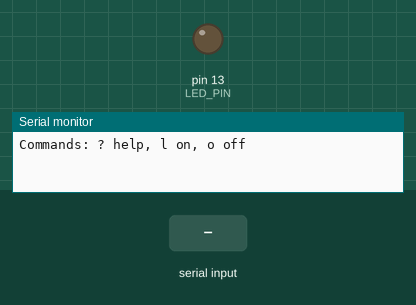
Bench run of a sketch on a simulated Arduino Uno, built with avr-gcc and run on an emulated ATmega328P. Shown: output pins drawn as LEDs (lit = HIGH), the last lines printed to the serial monitor. The test bench sets the inputs (shaded band).

Above: at 1.2 s.
1.3 s: "l" received over Serial
At 1.7 s:
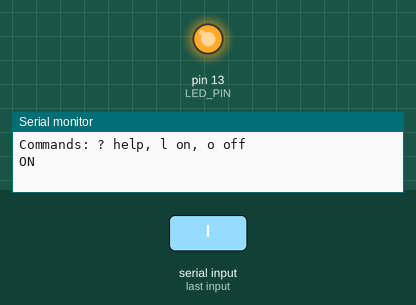
4.3 s: "o" received over Serial
At 5.2 s:
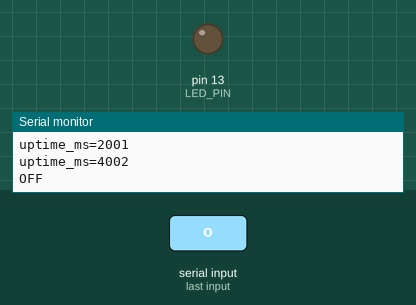
Timing chart, 0 to 7.3 s (numbered marks = the images above; inputs shaded):
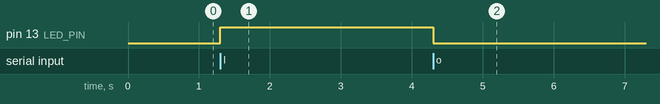

The sketch:

day-04-serial-debug.ino
```cpp
#define DEBUG 1
const uint8_t LED_PIN = 13;

void setup() {
  pinMode(LED_PIN, OUTPUT);
  Serial.begin(9600);
  Serial.println(F("Commands: ? help, l on, o off"));
}

void loop() {
  if (Serial.available()) {
    char c = Serial.read();
    switch (c) {
      case '?': Serial.println(F("l=LED on, o=off")); break;
      case 'l': digitalWrite(LED_PIN, HIGH); Serial.println(F("ON")); break;
      case 'o': digitalWrite(LED_PIN, LOW);  Serial.println(F("OFF")); break;
      default:  Serial.println(F("Unknown")); break;
    }
  }
#if DEBUG
  static unsigned long last = 0;
  if (millis() - last > 2000) {
    last = millis();
    Serial.print(F("uptime_ms=")); Serial.println(millis());
  }
#endif
}
```

Measured:
- after the input at 1.3 s, pin 13 (LED_PIN): LOW → HIGH at once
- after the input at 4.3 s, pin 13 (LED_PIN): HIGH → LOW at once
